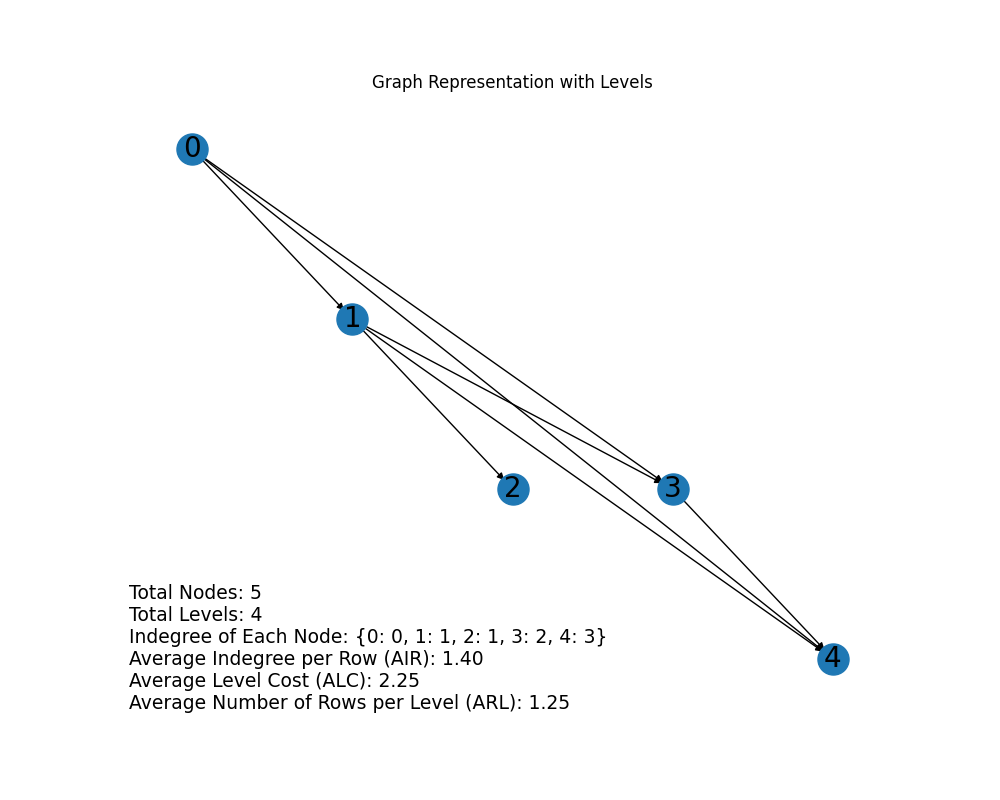

This chart was generated by the following Python code:
import matplotlib.pyplot as plt
import networkx as nx
class Graph:

    def __init__(self, environment):
        self.env=environment

    def convert_matrix_to_graph(self):
        rows, cols = self.matrix.nonzero()

        for x in range(self.matrix.shape[0]):
            self.G.add_node(x)
            self.levels[x] = 0

        for row, col in zip(rows, cols):
            if row > col:  # Ensuring lower triangular structure
                self.G.add_edge(col, row)
                self.levels[row] = max(self.levels[row], self.levels[col] + 1)

                # Add or update the parent list for each node
                if row in self.node_parents:
                    self.node_parents[row].append(col)
                else:
                    self.node_parents[row] = [col]
        
        self.init_levels = self.levels.copy()
        self.init_parents = self.node_parents.copy()
            
        return self.init_levels, self.init_parents


        """ Graph drawing function """
    def draw_graph(self, info_text="",name="",levels={}):

        pos = {node: (node, -level) for node, level in levels.items()}
        plt.figure(figsize=(10, 8)) 

        nx.draw_networkx_nodes(self.G, pos, node_size=80)
        nx.draw_networkx_edges(self.G, pos, edgelist=self.G.edges(), edge_color='black', arrows=True, arrowsize=5, width=0.45)
        nx.draw_networkx_labels(self.G, pos, font_size=7, font_family="sans-serif")

        plt.text(0.005, 0.005, info_text, transform=plt.gca().transAxes, fontsize=13.5) 

        plt.title("Graph Representation with Levels")
        plt.axis("off")
        plt.savefig(f"{name}")
        plt.show()